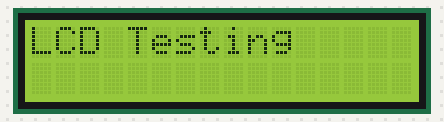
Bench run of a sketch on a simulated Arduino Uno, built with avr-gcc and run on an emulated ATmega328P. Shown: 16×2 character LCD. What the sketch prints to the serial monitor is not drawn.

Above: at 0.2 s.
At 1.2 s:
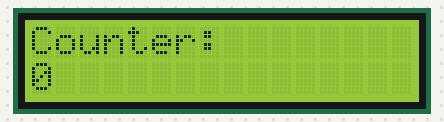
At 3.2 s:
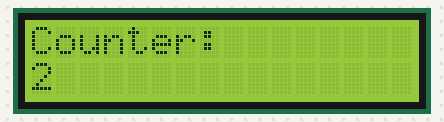
At 5.2 s:
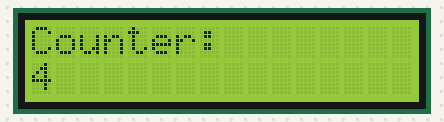
At 7.3 s:
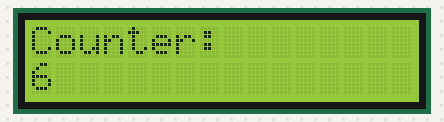
At 10.3 s:
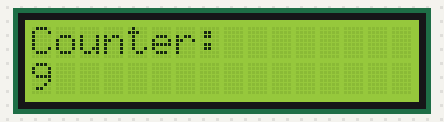

Measured:
- by itself, everything shown: repeats every 10.1 s, in 20 steps
- what the display in image 0 shows lasts 1.0 s, from 0.1 s to 1.1 s

The sketch:

lcd.ino
```cpp
#include <LiquidCrystal_I2C.h>
#include <Wire.h>

LiquidCrystal_I2C lcd(0x27, 16, 2);

void init_device() {
  Serial.begin(9600);
  lcd.begin();
  lcd.backlight();
  delay(50);
}

void setup() {
  init_device();
  lcd_show(1, 0, "LCD Testing", 1000);
}

void loop() {
  for (int i = 0; i < 10; i++) {
    lcd_show(1, 0, "Counter:", 1);
    lcd_show(0, 1, String(i), 1000);
  }
}

void lcd_show(int clear, int lines, String text, int timedelay) {
  if (clear) {
    lcd.clear();
  }
  lcd.setCursor(0, lines);
  lcd.print(text);
  Serial.println(text);
  delay(timedelay);
}
```
